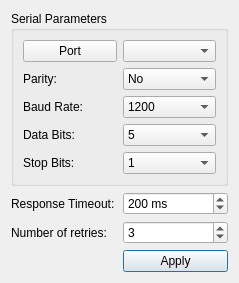
<?xml version="1.0" encoding="UTF-8"?>
<ui version="4.0">
 <class>SerialSettingsDialog</class>
 <widget class="QDialog" name="SerialSettingsDialog">
  <property name="geometry">
   <rect>
    <x>0</x>
    <y>0</y>
    <width>239</width>
    <height>265</height>
   </rect>
  </property>
  <property name="windowTitle">
   <string>Modbus Settings</string>
  </property>
  <layout class="QGridLayout" name="gridLayout">
   <item row="3" column="1">
    <spacer name="verticalSpacer">
     <property name="orientation">
      <enum>Qt::Vertical</enum>
     </property>
     <property name="sizeHint" stdset="0">
      <size>
       <width>20</width>
       <height>43</height>
      </size>
     </property>
    </spacer>
   </item>
   <item row="1" column="1">
    <widget class="QSpinBox" name="spxTimeout">
     <property name="accelerated">
      <bool>true</bool>
     </property>
     <property name="suffix">
      <string> ms</string>
     </property>
     <property name="minimum">
      <number>-1</number>
     </property>
     <property name="maximum">
      <number>5000</number>
     </property>
     <property name="singleStep">
      <number>20</number>
     </property>
     <property name="value">
      <number>200</number>
     </property>
    </widget>
   </item>
   <item row="1" column="0">
    <widget class="QLabel" name="label">
     <property name="text">
      <string>Response Timeout:</string>
     </property>
    </widget>
   </item>
   <item row="4" column="1">
    <widget class="QPushButton" name="btnApply">
     <property name="text">
      <string>Apply</string>
     </property>
    </widget>
   </item>
   <item row="0" column="0" colspan="2">
    <widget class="QGroupBox" name="groupBox">
     <property name="title">
      <string>Serial Parameters</string>
     </property>
     <layout class="QGridLayout" name="gridLayout_2">
      <item row="2" column="0">
       <widget class="QLabel" name="label_3">
        <property name="text">
         <string>Baud Rate:</string>
        </property>
       </widget>
      </item>
      <item row="3" column="1">
       <widget class="QComboBox" name="cbxDatabits">
        <item>
         <property name="text">
          <string>5</string>
         </property>
        </item>
        <item>
         <property name="text">
          <string>6</string>
         </property>
        </item>
        <item>
         <property name="text">
          <string>7</string>
         </property>
        </item>
        <item>
         <property name="text">
          <string>8</string>
         </property>
        </item>
       </widget>
      </item>
      <item row="1" column="0">
       <widget class="QLabel" name="label_2">
        <property name="text">
         <string>Parity:</string>
        </property>
       </widget>
      </item>
      <item row="1" column="1">
       <widget class="QComboBox" name="cbxParity">
        <item>
         <property name="text">
          <string>No</string>
         </property>
        </item>
        <item>
         <property name="text">
          <string>Even</string>
         </property>
        </item>
        <item>
         <property name="text">
          <string>Odd</string>
         </property>
        </item>
        <item>
         <property name="text">
          <string>Space</string>
         </property>
        </item>
        <item>
         <property name="text">
          <string>Mark</string>
         </property>
        </item>
       </widget>
      </item>
      <item row="3" column="0">
       <widget class="QLabel" name="label_4">
        <property name="text">
         <string>Data Bits:</string>
        </property>
       </widget>
      </item>
      <item row="4" column="0">
       <widget class="QLabel" name="label_5">
        <property name="text">
         <string>Stop Bits:</string>
        </property>
       </widget>
      </item>
      <item row="2" column="1">
       <widget class="QComboBox" name="cbxBaudrate">
        <item>
         <property name="text">
          <string>1200</string>
         </property>
        </item>
        <item>
         <property name="text">
          <string>2400</string>
         </property>
        </item>
        <item>
         <property name="text">
          <string>4800</string>
         </property>
        </item>
        <item>
         <property name="text">
          <string>9600</string>
         </property>
        </item>
        <item>
         <property name="text">
          <string>19200</string>
         </property>
        </item>
        <item>
         <property name="text">
          <string>38400</string>
         </property>
        </item>
        <item>
         <property name="text">
          <string>57600</string>
         </property>
        </item>
        <item>
         <property name="text">
          <string>115200</string>
         </property>
        </item>
       </widget>
      </item>
      <item row="4" column="1">
       <widget class="QComboBox" name="cbxStopbits">
        <item>
         <property name="text">
          <string>1</string>
         </property>
        </item>
        <item>
         <property name="text">
          <string>3</string>
         </property>
        </item>
        <item>
         <property name="text">
          <string>2</string>
         </property>
        </item>
       </widget>
      </item>
      <item row="0" column="1">
       <widget class="QComboBox" name="cbxPort"/>
      </item>
      <item row="0" column="0">
       <widget class="QPushButton" name="btnPort">
        <property name="text">
         <string>Port</string>
        </property>
       </widget>
      </item>
     </layout>
    </widget>
   </item>
   <item row="2" column="0">
    <widget class="QLabel" name="label_6">
     <property name="text">
      <string>Number of retries:</string>
     </property>
    </widget>
   </item>
   <item row="2" column="1">
    <widget class="QSpinBox" name="spxRetry">
     <property name="value">
      <number>3</number>
     </property>
    </widget>
   </item>
  </layout>
 </widget>
 <resources/>
 <connections/>
</ui>
